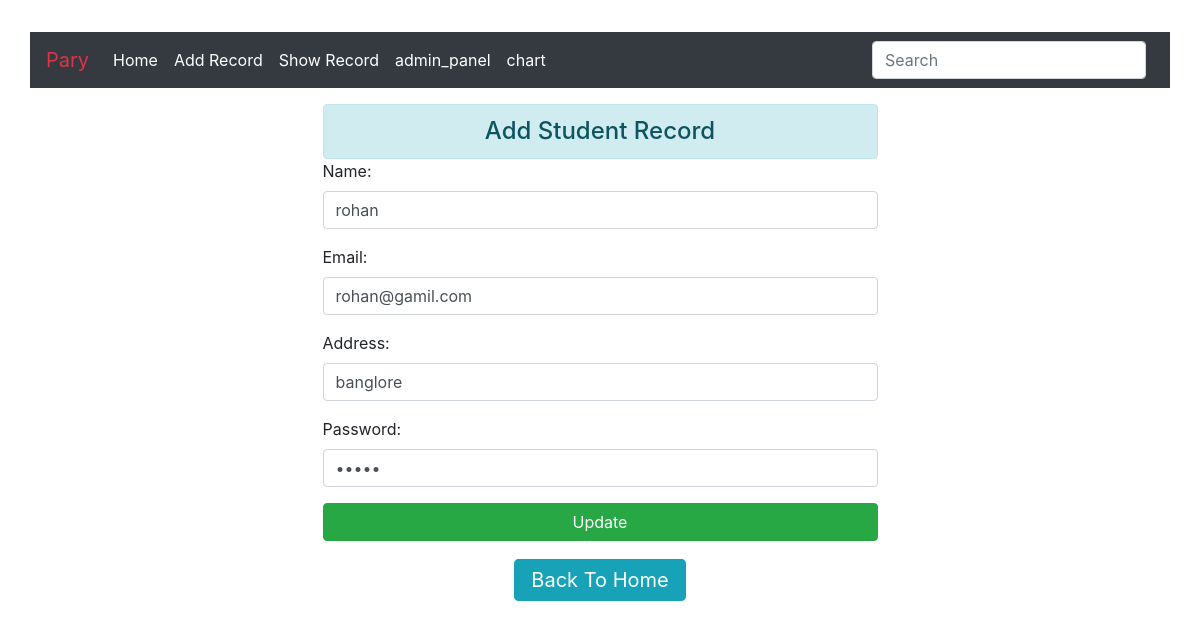
Screenshot of /update/2 with the database file from the repository.
### app/models.py (models this page shows, shortened)
class Students(models.Model):
    name = models.CharField(max_length=70)
    email = models.EmailField(max_length=100)
    address = models.TextField(max_length=100)
    password = models.CharField(max_length=20)

### app/views.py (the view)
# urls.py: path('update/<int:id>',views.update,name='update'),
def update(request,id):
    if request.method=='POST':
        p=Students.objects.get(id=id)
        fm=StudentForm(request.POST,instance=p)
        if fm.is_valid():
            fm.save()
            messages.success(request,"Record Updated ")
            return redirect('show')
    else:
        p = Students.objects.get(id=id)
        fm = StudentForm(instance=p)
    return render(request,'app/update.html',{'fm':fm})

### app/forms.py
class StudentForm(forms.ModelForm):
    class Meta:
        model = Students
        fields = ['name', 'email', 'address', 'password']
        widgets={
            'name':forms.TextInput(attrs={'class':'form-control'}),
            'email': forms.EmailInput(attrs={'class': 'form-control'}),
            'address': forms.TextInput(attrs={'class': 'form-control'}),
            'password': forms.PasswordInput( render_value=True,attrs={'class': 'form-control'}),
        }
        ordering = ['-id']

### app/templates/app/update.html (shortened to what this page needs)
{% extends 'app/base.html' %}
{% block content %}
<div class="row">
      <div class="col md-6 mt-3">
          <h4 class="text-center alert alert-info"  style="width:50%; margin:auto;">Add Student Record</h4>
         <form action="" method="post"  style="width:50%; margin:auto;">
              {{fm.as_p }}
              <input type="submit" value="Update" class="btn btn-block btn-success"><br>
           <center><a href="{% url 'show' %}" class="btn btn-lg btn-info d-inline ">Back To Home</a></center>
         </form>
    </div>
</div>
{% endblock content %}

### rows the page displays
Students: name "rohan", email "rohan@gamil.com", address "banglore"
